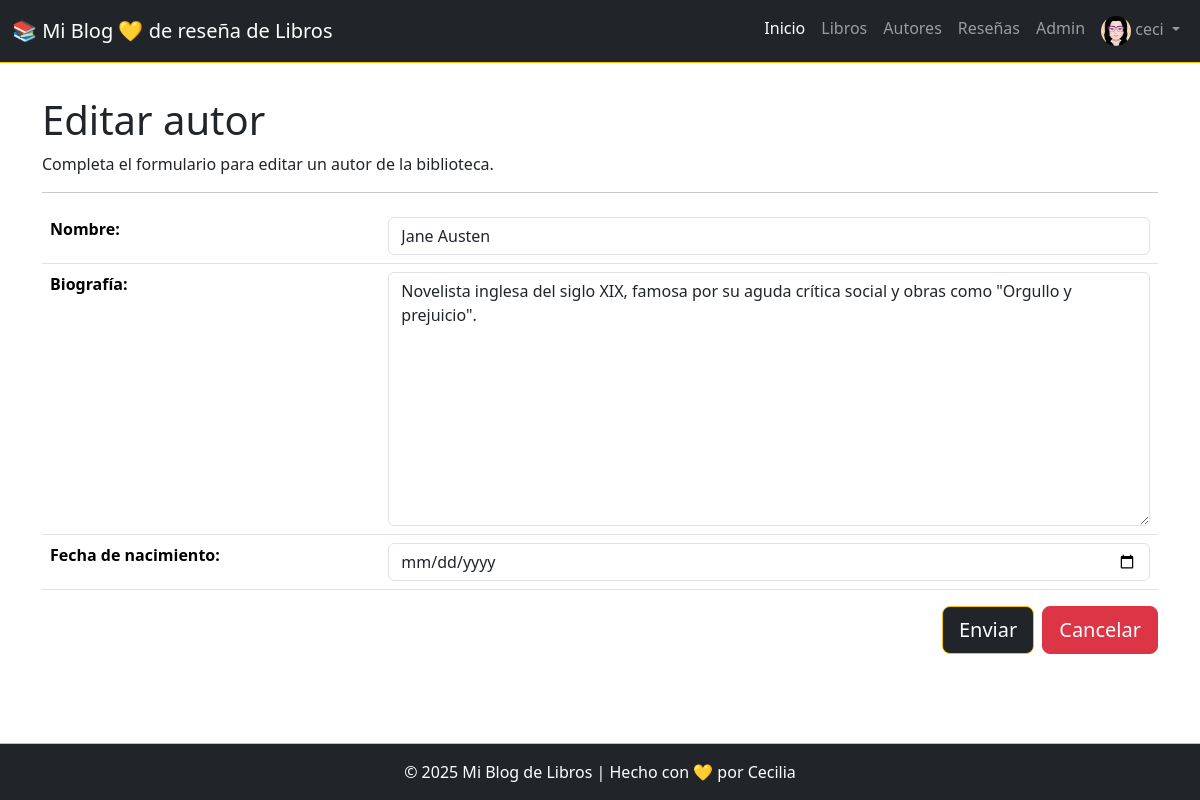
/libros/autores/update/2/ (signed in), run on the app's committed database.
### libros/models.py (models this page shows, shortened)
class Avatar(models.Model):
    user = models.OneToOneField(User, on_delete=models.CASCADE)
    imagen = models.ImageField(upload_to='libros/avatares/', null=True, blank=True)

class AutorLibro(models.Model):
    nombre = models.CharField(max_length=100)
    biografia = models.TextField(blank=True)
    fecha_nacimiento = models.DateField(blank=True, null=True)

### libros/views.py (the view, shortened to what this page needs)
# urls.py: path('autores/update/<int:pk>/', views.AutoresUpdateView.as_view(), name='autores_update'), # Vista para editar un autor
class AutoresUpdateView(UpdateView):
    model = AutorLibro
    form_class = AutorLibroForm
    template_name = 'libros/autores_create.html'
    success_url = reverse_lazy('libros:post_autores')  # Redirigir a la lista de publicaciones después de actualizar una

### libros/forms.py
class AutorLibroForm(forms.ModelForm):
    class Meta:
        model = AutorLibro
        fields = ['nombre', 'biografia', 'fecha_nacimiento']
        widgets = {
            'nombre': forms.TextInput(attrs={'class': 'form-control', 'placeholder': 'Nombre del autor'}),
            'biografia': forms.Textarea(attrs={'class': 'form-control', 'placeholder': 'Biografía del autor'}),
            'fecha_nacimiento': forms.DateInput(attrs={'class': 'form-control', 'type': 'date'}),
        }
        labels = {
            'nombre': 'Nombre',
            'biografia': 'Biografía',
            'fecha_nacimiento': 'Fecha de nacimiento',
        }
        error_messages = {
            'nombre': {
                'required': 'Este campo es obligatorio.',
                'max_length': 'El nombre no puede exceder los 100 caracteres.'
            },
            'biografia': {
                'required': 'Este campo es obligatorio.'
            },
            'fecha_nacimiento': {
                'required': 'Este campo es obligatorio.'
            }
        }

### libros/templates/libros/autores_create.html (shortened to what this page needs)
{% extends "libros/base.html" %}
{% block content_title %}
    {% if form.instance.pk %}
        <h1>Editar autor</h1>
    {% else %}
        <h1>Agregar nuevo autor</h1>
    {% endif %}
{% endblock content_title %}
{% block content %}
    {% if form.instance.pk %}
        <p>Completa el formulario para editar un autor de la biblioteca.</p>
    {% else %}
        <p>Completa el formulario para agregar un nuevo autor a la biblioteca.</p>
    {% endif %}
    <hr>
    <form method="post" enctype="multipart/form-data">
        <div class="mb-3">
            <table class="table">
                {{ form.as_table }}
            </table>
        </div>
        <div class="d-flex justify-content-end mb-3">
            <button type="submit" class="btn btn-dark btn-lg me-2 border border-1 border-warning">Enviar</button>
            <a href="{% url 'libros:post_autores' %}" class="btn btn-danger btn-lg">Cancelar</a>
        </div>
    </form>
{% endblock %}

### libros/templates/libros/base.html (shortened to what this page needs)
<!DOCTYPE html>
<html lang="es">
<head>
  <link href="https://cdn.jsdelivr.net/npm/bootstrap@5.3.3/dist/css/bootstrap.min.css" rel="stylesheet" />
  <link rel="stylesheet" href="https://cdnjs.cloudflare.com/ajax/libs/font-awesome/6.7.2/css/all.min.css"
 />
</head>
<body>
  <nav class="navbar navbar-expand-lg navbar-dark bg-dark fixed-top border-bottom border-bottom border-warning">
    <div class="container-fluid">
      <a class="navbar-brand" href="{% url 'index' %}">📚 Mi Blog 💛 de reseña de Libros</a>
      <div class="collapse navbar-collapse" id="navbarNav">
        <ul class="navbar-nav ms-auto">
          <li class="nav-item">
            <a class="nav-link active" href="{% url 'index' %}">Inicio</a>
          </li>
          <li class="nav-item">
            <a class="nav-link" href="{% url 'libros:post_libros' %}">Libros</a>
          </li>
          <li class="nav-item">
            <a class="nav-link" href="{% url 'libros:post_autores' %}">Autores</a>
          </li>
          <li class="nav-item">
            <a class="nav-link" href="{% url 'libros:post_resenas' %}">Reseñas</a>
          </li>
          <li class="nav-item">
            <a class="nav-link" href="/admin/">Admin</a>
          </li>
          {% if user.is_authenticated %}
            <li class="nav-item dropdown">
              <a class="nav-link dropdown-toggle" href="#" id="navbarDropdown" role="button" data-bs-toggle="dropdown"
                aria-expanded="false">
                {% if user.avatar.imagen %}
                  <img src="{{ user.avatar.imagen.url }}" alt="Avatar" class="rounded-circle" width="30" height="30">
                {% endif %} {{ user.username }}
              </a>
            </li>
          {% endif %}
        </ul>
      </div>
    </div>
  </nav>
  <main class="container mt-5 pt-5">
    {% block content_title %}{% endblock content_title %}
    {% block content %}{% endblock %}
  </main>
  <footer class="bg-dark text-white text-center py-3 mt-auto border-top border-top border-warning">
    <div class="container">
      <p class="mb-0">© 2025 Mi Blog de Libros | Hecho con 💛 por <a href="https://www.linkedin.com/in/cecilia-perdomo/"
          style="text-decoration: none; color: white;">Cecilia</a></p>
    </div>
  </footer>
</body>
</html>

### libros/templates/libros/base.html (style rules this page uses)
body { display: flex; min-height: 100vh; flex-direction: column; }
main { flex: 1; }

### data on the page
AutorLibro: nombre "Jane Austen", biografia "Novelista inglesa del siglo XIX, famosa por su aguda crítica social y obras como \"Orgullo y prejuicio\"."

### other printed values
{{ user.username }} "ceci"
